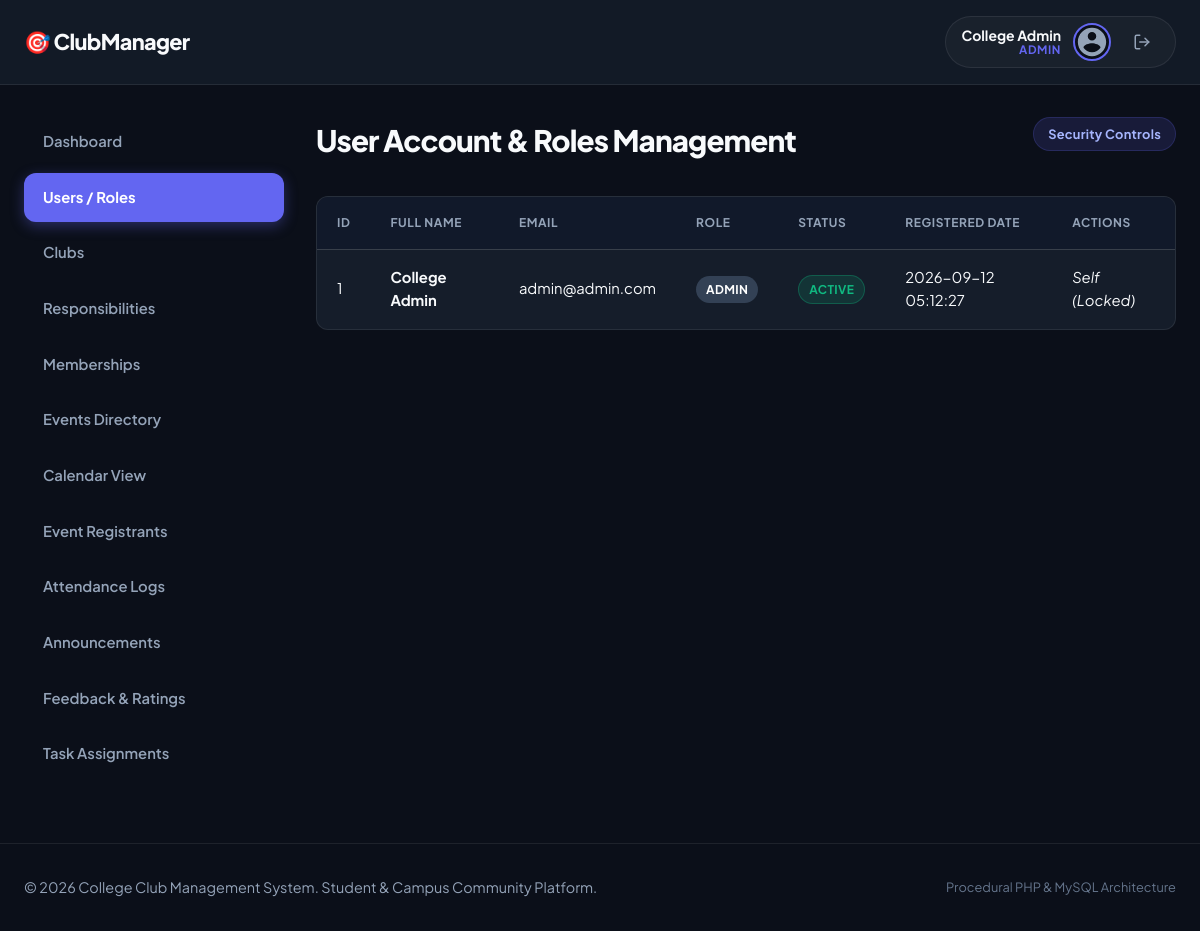
The page /admin/users.php (signed in) on the database its author committed.
### tables this page shows
CREATE TABLE `users` (
  `id` INT AUTO_INCREMENT PRIMARY KEY,
  `full_name` VARCHAR(100) NOT NULL,
  `email` VARCHAR(100) NOT NULL UNIQUE,
  `password` VARCHAR(255) NOT NULL,
  `role` ENUM('student', 'club_head', 'admin') NOT NULL DEFAULT 'student',
  `status` ENUM('active', 'inactive') NOT NULL DEFAULT 'active',
  `created_at` TIMESTAMP DEFAULT CURRENT_TIMESTAMP,
  `updated_at` TIMESTAMP DEFAULT CURRENT_TIMESTAMP ON UPDATE CURRENT_TIMESTAMP
);

### includes/functions.php (called while the page is built, shortened)
<?php
function escape($value) {
    return htmlspecialchars($value ?? '', ENT_QUOTES, 'UTF-8');
}
?>

### admin/users.php (the view, shortened to what this page needs)
<?php
require_once '../config/database.php';
require_once '../includes/functions.php';
try {
    $users = $pdo->query("SELECT * FROM users ORDER BY created_at DESC")->fetchAll();
} catch (PDOException $e) {
    die("Query Error: " . htmlspecialchars($e->getMessage()));
}
?>
<?php require_once '../includes/header.php'; ?>
<?php require_once '../includes/navbar.php'; ?>
<div class="container dashboard-container">
    <?php require_once '../includes/sidebar.php'; ?>
    <main class="main-content">
        <div class="flex-header">
            <h2>User Account & Roles Management</h2>
            <span class="badge">Security Controls</span>
        </div>
        <div class="table-responsive">
            <table>
                <thead>
                    <tr>
                        <th>ID</th>
                        <th>Full Name</th>
                        <th>Email</th>
                        <th>Role</th>
                        <th>Status</th>
                        <th>Registered Date</th>
                        <th>Actions</th>
                    </tr>
                </thead>
                <tbody>
                    <?php foreach ($users as $u): ?>
                        <tr>
                            <td><?php echo escape($u['id']); ?></td>
                            <td><strong><?php echo escape($u['full_name']); ?></strong></td>
                            <td><?php echo escape($u['email']); ?></td>
                            <td>
                                <span class="status-badge" style="background-color: #334155; color: white;">
                                    <?php echo strtoupper(escape($u['role'])); ?>
                                </span>
                            </td>
                            <td>
                                <span class="status-badge <?php echo $u['status'] === 'active' ? 'status-active' : 'status-inactive'; ?>">
                                    <?php echo strtoupper(escape($u['status'])); ?>
                                </span>
                            </td>
                            <td><?php echo escape($u['created_at']); ?></td>
                            <td>
                                <?php if (intval($u['id']) !== intval($_SESSION['user_id'])): ?>
                                    <div style="display: flex; gap: 10px;">
                                        <form action="users.php" method="POST" style="display: inline-flex; align-items: center; gap: 5px;">
                                            <?php csrfInput(); ?>
                                            <input type="hidden" name="action" value="change_role">
                                            <input type="hidden" name="user_id" value="<?php echo $u['id']; ?>">
                                            <select name="role" class="form-control" style="width: auto; padding: 4px 8px; font-size: 0.85rem;" onchange="this.form.submit()">
                                                <option value="student" <?php echo $u['role'] === 'student' ? 'selected' : ''; ?>>student</option>
                                                <option value="club_head" <?php echo $u['role'] === 'club_head' ? 'selected' : ''; ?>>club_head</option>
                                                <option value="admin" <?php echo $u['role'] === 'admin' ? 'selected' : ''; ?>>admin</option>
                                            </select>
                                        </form>
                                        <form action="users.php" method="POST" style="display: inline;">
                                            <?php csrfInput(); ?>
                                            <input type="hidden" name="action" value="toggle_status">
                                            <input type="hidden" name="user_id" value="<?php echo $u['id']; ?>">
                                            <input type="hidden" name="status" value="<?php echo $u['status'] === 'active' ? 'inactive' : 'active'; ?>">
                                            <button type="submit" class="btn btn-outline btn-sm">
                                                Toggle Status
                                            </button>
                                        </form>
                                    </div>
                                <?php else: ?>
                                    <span class="text-muted" style="font-style: italic;">Self (Locked)</span>
                                <?php endif; ?>
                            </td>
                        </tr>
                    <?php endforeach; ?>
                </tbody>
            </table>
        </div>
    </main>
</div>
<?php require_once '../includes/footer.php'; ?>

### assets/css/style.css (style rules this page uses)
:root { --font-family: 'Plus Jakarta Sans', system-ui, -apple-system, BlinkMacSystemFont, 'Segoe UI', Roboto, sans-serif; --bg-dark: #0b0f19; --bg-card: #151d2a; --bg-card-hover: #1c2638; --bg-surface: #1e293b; --bg-input: #0f172a; --text-main: #f8fafc; --text-muted: #94a3b8; --text-dim: #64748b; --border-color: rgba(255, 255, 255, 0.08); --border-focus: rgba(99, 102, 241, 0.5); --primary-color: #6366f1; --primary-hover: #4f46e5; --primary-light: rgba(99, 102, 241, 0.15); --accent-student: #8b5cf6; --accent-student-light: rgba(139, 92, 246, 0.15); --success: #10b981; --success-light: rgba(16, 185, 129, 0.15); --danger: #f43f5e; --danger-light: rgba(244, 63, 94, 0.15); --warning: #f59e0b; --warning-light: rgba(245, 158, 11, 0.15); --info: #06b6d4; --info-light: rgba(6, 182, 212, 0.15); --radius-sm: 6px; --radius: 12px; --radius-lg: 18px; --radius-full: 9999px; --shadow-sm: 0 2px 4px rgba(0, 0, 0, 0.2); --shadow-md: 0 8px 16px -2px rgba(0, 0, 0, 0.3); --shadow-lg: 0 20px 25px -5px rgba(0, 0, 0, 0.4), 0 8px 10px -6px rgba(0, 0, 0, 0.3); --transition: all 0.2s cubic-bezier(0.16, 1, 0.3, 1); }
* { margin: 0; padding: 0; box-sizing: border-box; }
body { font-family: var(--font-family); background-color: var(--bg-dark); color: var(--text-main); line-height: 1.6; -webkit-font-smoothing: antialiased; min-height: 100vh; display: flex; flex-direction: column; }
.container { width: 100%; max-width: 1240px; margin: 0 auto; padding: 0 24px; }
.dashboard-container { display: flex; gap: 32px; padding-top: 32px; padding-bottom: 64px; flex: 1; }
.main-content { flex-grow: 1; min-width: 0; }
.flex-header { display: flex; justify-content: space-between; align-items: flex-start; margin-bottom: 28px; gap: 16px; }
.flex-header h2 { font-size: 1.85rem; font-weight: 800; color: var(--text-main); letter-spacing: -0.03em; margin-bottom: 4px; }
.badge { display: inline-flex; align-items: center; gap: 6px; background-color: var(--primary-light); color: #a5b4fc; padding: 6px 14px; border-radius: var(--radius-full); font-size: 0.8rem; font-weight: 700; letter-spacing: 0.02em; border: 1px solid rgba(99, 102, 241, 0.2); }
.table-responsive { overflow-x: auto; max-width: 100%; margin-top: 20px; border: 1px solid var(--border-color); border-radius: var(--radius); background-color: var(--bg-card); -webkit-overflow-scrolling: touch; }
table { width: 100%; border-collapse: collapse; text-align: left; font-size: 0.925rem; }
th, td { padding: 16px 20px; border-bottom: 1px solid var(--border-color); }
th { font-weight: 700; color: var(--text-muted); text-transform: uppercase; font-size: 0.75rem; letter-spacing: 0.05em; background-color: rgba(15, 23, 42, 0.6); }
tr:last-child td { border-bottom: none; }
.status-badge { display: inline-flex; align-items: center; padding: 4px 10px; border-radius: var(--radius-full); font-size: 0.75rem; font-weight: 700; text-transform: uppercase; letter-spacing: 0.03em; }
.status-active { background-color: var(--success-light); color: var(--success); border: 1px solid rgba(16, 185, 129, 0.3); }

### rows shown on the page
users: id "1", full_name "College Admin", email "admin@admin.com", role "ADMIN", status "ACTIVE", created_at "2026-09-12 05:12:27", shows "Self (Locked)"

### other values the page prints
$fullName "College Admin"
$roleLabel "ADMIN"
$item['label'] "Dashboard"
$item['label'] "Users / Roles"
$item['label'] "Clubs"
$item['label'] "Responsibilities"
$item['label'] "Memberships"
$item['label'] "Events Directory"
$item['label'] "Calendar View"
$item['label'] "Event Registrants"
$item['label'] "Attendance Logs"
$item['label'] "Announcements"
$item['label'] "Feedback & Ratings"
$item['label'] "Task Assignments"
